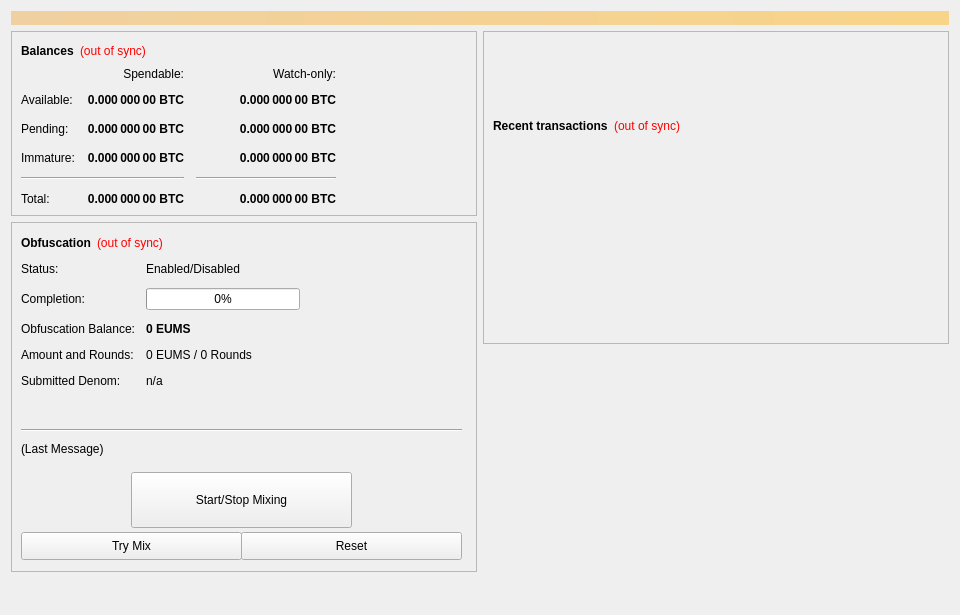
<?xml version="1.0" encoding="UTF-8"?>
<ui version="4.0">
 <class>OverviewPage</class>
 <widget class="QWidget" name="OverviewPage">
  <property name="geometry">
   <rect>
    <x>0</x>
    <y>0</y>
    <width>960</width>
    <height>615</height>
   </rect>
  </property>
  <property name="minimumSize">
   <size>
    <width>960</width>
    <height>0</height>
   </size>
  </property>
  <property name="windowTitle">
   <string>Form</string>
  </property>
  <layout class="QVBoxLayout" name="topLayout">
   <item>
    <widget class="QLabel" name="labelAlerts">
     <property name="visible">
      <bool>false</bool>
     </property>
     <property name="styleSheet">
      <string notr="true">background-color: qlineargradient(x1: 0, y1: 0, x2: 1, y2: 0, stop:0 #F0D0A0, stop:1 #F8D488); color:#000000;</string>
     </property>
     <property name="wordWrap">
      <bool>true</bool>
     </property>
     <property name="margin">
      <number>3</number>
     </property>
    </widget>
   </item>
   <item>
    <layout class="QHBoxLayout" name="horizontalLayout" stretch="1,1">
     <item>
      <layout class="QVBoxLayout" name="verticalLayout_2">
       <item>
        <widget class="QFrame" name="frame">
         <property name="frameShape">
          <enum>QFrame::StyledPanel</enum>
         </property>
         <property name="frameShadow">
          <enum>QFrame::Raised</enum>
         </property>
         <layout class="QVBoxLayout" name="verticalLayout_4">
          <item>
           <layout class="QHBoxLayout" name="horizontalLayout_4">
            <item>
             <widget class="QLabel" name="label_5">
              <property name="font">
               <font>
                <weight>75</weight>
                <bold>true</bold>
               </font>
              </property>
              <property name="text">
               <string>Balances</string>
              </property>
             </widget>
            </item>
            <item>
             <widget class="QLabel" name="labelWalletStatus">
              <property name="cursor">
               <cursorShape>WhatsThisCursor</cursorShape>
              </property>
              <property name="toolTip">
               <string>The displayed information may be out of date. Your wallet automatically synchronizes with the eums network after a connection is established, but this process has not completed yet.</string>
              </property>
              <property name="styleSheet">
               <string notr="true">QLabel { color: red; }</string>
              </property>
              <property name="text">
               <string notr="true">(out of sync)</string>
              </property>
              <property name="alignment">
               <set>Qt::AlignLeading|Qt::AlignLeft|Qt::AlignVCenter</set>
              </property>
             </widget>
            </item>
            <item>
             <spacer name="horizontalSpacer_3">
              <property name="orientation">
               <enum>Qt::Horizontal</enum>
              </property>
              <property name="sizeHint" stdset="0">
               <size>
                <width>40</width>
                <height>20</height>
               </size>
              </property>
             </spacer>
            </item>
           </layout>
          </item>
          <item>
           <layout class="QGridLayout" name="gridLayout">
            <property name="spacing">
             <number>12</number>
            </property>
            <item row="2" column="2">
             <widget class="QLabel" name="labelWatchPending">
              <property name="font">
               <font>
                <weight>75</weight>
                <bold>true</bold>
               </font>
              </property>
              <property name="cursor">
               <cursorShape>IBeamCursor</cursorShape>
              </property>
              <property name="toolTip">
               <string>Unconfirmed transactions to watch-only addresses</string>
              </property>
              <property name="text">
               <string notr="true">0.000 000 00 BTC</string>
              </property>
              <property name="alignment">
               <set>Qt::AlignRight|Qt::AlignTrailing|Qt::AlignVCenter</set>
              </property>
              <property name="textInteractionFlags">
               <set>Qt::LinksAccessibleByMouse|Qt::TextSelectableByKeyboard|Qt::TextSelectableByMouse</set>
              </property>
             </widget>
            </item>
            <item row="2" column="1">
             <widget class="QLabel" name="labelUnconfirmed">
              <property name="font">
               <font>
                <weight>75</weight>
                <bold>true</bold>
               </font>
              </property>
              <property name="cursor">
               <cursorShape>IBeamCursor</cursorShape>
              </property>
              <property name="toolTip">
               <string>Total of transactions that have yet to be confirmed, and do not yet count toward the spendable balance</string>
              </property>
              <property name="text">
               <string notr="true">0.000 000 00 BTC</string>
              </property>
              <property name="alignment">
               <set>Qt::AlignRight|Qt::AlignTrailing|Qt::AlignVCenter</set>
              </property>
              <property name="textInteractionFlags">
               <set>Qt::LinksAccessibleByMouse|Qt::TextSelectableByKeyboard|Qt::TextSelectableByMouse</set>
              </property>
             </widget>
            </item>
            <item row="3" column="2">
             <widget class="QLabel" name="labelWatchImmature">
              <property name="font">
               <font>
                <weight>75</weight>
                <bold>true</bold>
               </font>
              </property>
              <property name="cursor">
               <cursorShape>IBeamCursor</cursorShape>
              </property>
              <property name="toolTip">
               <string>Staked or masternode rewards in watch-only addresses that has not yet matured</string>
              </property>
              <property name="text">
               <string notr="true">0.000 000 00 BTC</string>
              </property>
              <property name="alignment">
               <set>Qt::AlignRight|Qt::AlignTrailing|Qt::AlignVCenter</set>
              </property>
              <property name="textInteractionFlags">
               <set>Qt::LinksAccessibleByMouse|Qt::TextSelectableByKeyboard|Qt::TextSelectableByMouse</set>
              </property>
             </widget>
            </item>
            <item row="4" column="0" colspan="2">
             <widget class="Line" name="lineSpendableBalance">
              <property name="orientation">
               <enum>Qt::Horizontal</enum>
              </property>
             </widget>
            </item>
            <item row="4" column="2">
             <widget class="Line" name="lineWatchBalance">
              <property name="sizePolicy">
               <sizepolicy hsizetype="Preferred" vsizetype="Fixed">
                <horstretch>0</horstretch>
                <verstretch>0</verstretch>
               </sizepolicy>
              </property>
              <property name="minimumSize">
               <size>
                <width>140</width>
                <height>0</height>
               </size>
              </property>
              <property name="orientation">
               <enum>Qt::Horizontal</enum>
              </property>
             </widget>
            </item>
            <item row="5" column="0">
             <widget class="QLabel" name="labelTotalText">
              <property name="text">
               <string>Total:</string>
              </property>
             </widget>
            </item>
            <item row="3" column="1">
             <widget class="QLabel" name="labelImmature">
              <property name="font">
               <font>
                <weight>75</weight>
                <bold>true</bold>
               </font>
              </property>
              <property name="cursor">
               <cursorShape>IBeamCursor</cursorShape>
              </property>
              <property name="toolTip">
               <string>Staked or masternode rewards that has not yet matured</string>
              </property>
              <property name="text">
               <string notr="true">0.000 000 00 BTC</string>
              </property>
              <property name="alignment">
               <set>Qt::AlignRight|Qt::AlignTrailing|Qt::AlignVCenter</set>
              </property>
              <property name="textInteractionFlags">
               <set>Qt::LinksAccessibleByMouse|Qt::TextSelectableByKeyboard|Qt::TextSelectableByMouse</set>
              </property>
             </widget>
            </item>
            <item row="2" column="3">
             <spacer name="horizontalSpacer_2">
              <property name="orientation">
               <enum>Qt::Horizontal</enum>
              </property>
              <property name="sizeHint" stdset="0">
               <size>
                <width>40</width>
                <height>20</height>
               </size>
              </property>
             </spacer>
            </item>
            <item row="3" column="0">
             <widget class="QLabel" name="labelImmatureText">
              <property name="text">
               <string>Immature:</string>
              </property>
             </widget>
            </item>
            <item row="5" column="1">
             <widget class="QLabel" name="labelTotal">
              <property name="font">
               <font>
                <weight>75</weight>
                <bold>true</bold>
               </font>
              </property>
              <property name="cursor">
               <cursorShape>IBeamCursor</cursorShape>
              </property>
              <property name="toolTip">
               <string>Your current total balance</string>
              </property>
              <property name="text">
               <string notr="true">0.000 000 00 BTC</string>
              </property>
              <property name="alignment">
               <set>Qt::AlignRight|Qt::AlignTrailing|Qt::AlignVCenter</set>
              </property>
              <property name="textInteractionFlags">
               <set>Qt::LinksAccessibleByMouse|Qt::TextSelectableByKeyboard|Qt::TextSelectableByMouse</set>
              </property>
             </widget>
            </item>
            <item row="5" column="2">
             <widget class="QLabel" name="labelWatchTotal">
              <property name="font">
               <font>
                <weight>75</weight>
                <bold>true</bold>
               </font>
              </property>
              <property name="cursor">
               <cursorShape>IBeamCursor</cursorShape>
              </property>
              <property name="toolTip">
               <string>Current total balance in watch-only addresses</string>
              </property>
              <property name="text">
               <string notr="true">0.000 000 00 BTC</string>
              </property>
              <property name="alignment">
               <set>Qt::AlignRight|Qt::AlignTrailing|Qt::AlignVCenter</set>
              </property>
              <property name="textInteractionFlags">
               <set>Qt::LinksAccessibleByMouse|Qt::TextSelectableByKeyboard|Qt::TextSelectableByMouse</set>
              </property>
             </widget>
            </item>
            <item row="0" column="2">
             <widget class="QLabel" name="labelWatchonly">
              <property name="text">
               <string>Watch-only:</string>
              </property>
              <property name="alignment">
               <set>Qt::AlignRight|Qt::AlignTrailing|Qt::AlignVCenter</set>
              </property>
             </widget>
            </item>
            <item row="1" column="0">
             <widget class="QLabel" name="labelBalanceText">
              <property name="text">
               <string>Available:</string>
              </property>
             </widget>
            </item>
            <item row="1" column="1">
             <widget class="QLabel" name="labelBalance">
              <property name="font">
               <font>
                <weight>75</weight>
                <bold>true</bold>
               </font>
              </property>
              <property name="cursor">
               <cursorShape>IBeamCursor</cursorShape>
              </property>
              <property name="toolTip">
               <string>Your current spendable balance</string>
              </property>
              <property name="text">
               <string notr="true">0.000 000 00 BTC</string>
              </property>
              <property name="alignment">
               <set>Qt::AlignRight|Qt::AlignTrailing|Qt::AlignVCenter</set>
              </property>
              <property name="textInteractionFlags">
               <set>Qt::LinksAccessibleByMouse|Qt::TextSelectableByKeyboard|Qt::TextSelectableByMouse</set>
              </property>
             </widget>
            </item>
            <item row="1" column="2">
             <widget class="QLabel" name="labelWatchAvailable">
              <property name="font">
               <font>
                <weight>75</weight>
                <bold>true</bold>
               </font>
              </property>
              <property name="cursor">
               <cursorShape>IBeamCursor</cursorShape>
              </property>
              <property name="toolTip">
               <string>Your current balance in watch-only addresses</string>
              </property>
              <property name="text">
               <string notr="true">0.000 000 00 BTC</string>
              </property>
              <property name="alignment">
               <set>Qt::AlignRight|Qt::AlignTrailing|Qt::AlignVCenter</set>
              </property>
              <property name="textInteractionFlags">
               <set>Qt::LinksAccessibleByMouse|Qt::TextSelectableByKeyboard|Qt::TextSelectableByMouse</set>
              </property>
             </widget>
            </item>
            <item row="2" column="0">
             <widget class="QLabel" name="labelPendingText">
              <property name="text">
               <string>Pending:</string>
              </property>
             </widget>
            </item>
            <item row="0" column="1">
             <widget class="QLabel" name="labelSpendable">
              <property name="text">
               <string>Spendable:</string>
              </property>
              <property name="alignment">
               <set>Qt::AlignRight|Qt::AlignTrailing|Qt::AlignVCenter</set>
              </property>
             </widget>
            </item>
           </layout>
          </item>
         </layout>
        </widget>
       </item>
       <item>
        <widget class="QFrame" name="frameObfuscation">
         <property name="minimumSize">
          <size>
           <width>0</width>
           <height>350</height>
          </size>
         </property>
         <property name="layoutDirection">
          <enum>Qt::LeftToRight</enum>
         </property>
         <property name="frameShape">
          <enum>QFrame::StyledPanel</enum>
         </property>
         <property name="frameShadow">
          <enum>QFrame::Raised</enum>
         </property>
         <widget class="QWidget" name="formLayoutWidget">
          <property name="geometry">
           <rect>
            <x>10</x>
            <y>40</y>
            <width>451</width>
            <height>161</height>
           </rect>
          </property>
          <layout class="QFormLayout" name="formLayout">
           <property name="fieldGrowthPolicy">
            <enum>QFormLayout::AllNonFixedFieldsGrow</enum>
           </property>
           <property name="horizontalSpacing">
            <number>11</number>
           </property>
           <property name="verticalSpacing">
            <number>12</number>
           </property>
           <item row="0" column="0">
            <widget class="QLabel" name="label_6">
             <property name="text">
              <string>Status:</string>
             </property>
            </widget>
           </item>
           <item row="1" column="0">
            <widget class="QLabel" name="label_7">
             <property name="text">
              <string>Completion:</string>
             </property>
            </widget>
           </item>
           <item row="1" column="1">
            <widget class="QProgressBar" name="obfuscationProgress">
             <property name="maximumSize">
              <size>
               <width>154</width>
               <height>16777215</height>
              </size>
             </property>
             <property name="value">
              <number>0</number>
             </property>
            </widget>
           </item>
           <item row="2" column="0">
            <widget class="QLabel" name="labelAnonymizedText">
             <property name="text">
              <string>Obfuscation Balance:</string>
             </property>
            </widget>
           </item>
           <item row="2" column="1">
            <widget class="QLabel" name="labelAnonymized">
             <property name="font">
              <font>
               <weight>75</weight>
               <bold>true</bold>
              </font>
             </property>
             <property name="text">
              <string notr="true">0 EUMS</string>
             </property>
            </widget>
           </item>
           <item row="3" column="0">
            <widget class="QLabel" name="label_8">
             <property name="text">
              <string>Amount and Rounds:</string>
             </property>
            </widget>
           </item>
           <item row="3" column="1">
            <widget class="QLabel" name="labelAmountRounds">
             <property name="text">
              <string>0 EUMS / 0 Rounds</string>
             </property>
            </widget>
           </item>
           <item row="4" column="0">
            <widget class="QLabel" name="label_9">
             <property name="text">
              <string>Submitted Denom:</string>
             </property>
            </widget>
           </item>
           <item row="4" column="1">
            <widget class="QLabel" name="labelSubmittedDenom">
             <property name="toolTip">
              <string>The denominations you submitted to the Masternode.&lt;br&gt;To mix, other users must submit the exact same denominations.</string>
             </property>
             <property name="text">
              <string>n/a</string>
             </property>
            </widget>
           </item>
           <item row="0" column="1">
            <widget class="QLabel" name="obfuscationEnabled">
             <property name="text">
              <string>Enabled/Disabled</string>
             </property>
            </widget>
           </item>
          </layout>
         </widget>
         <widget class="QPushButton" name="runAutoDenom">
          <property name="geometry">
           <rect>
            <x>251</x>
            <y>17</y>
            <width>1</width>
            <height>1</height>
           </rect>
          </property>
          <property name="palette">
           <palette>
            <active>
             <colorrole role="WindowText">
              <brush brushstyle="SolidPattern">
               <color alpha="255">
                <red>0</red>
                <green>0</green>
                <blue>0</blue>
               </color>
              </brush>
             </colorrole>
             <colorrole role="Button">
              <brush brushstyle="SolidPattern">
               <color alpha="255">
                <red>239</red>
                <green>238</green>
                <blue>238</blue>
               </color>
              </brush>
             </colorrole>
             <colorrole role="Light">
              <brush brushstyle="SolidPattern">
               <color alpha="255">
                <red>255</red>
                <green>255</green>
                <blue>255</blue>
               </color>
              </brush>
             </colorrole>
             <colorrole role="Midlight">
              <brush brushstyle="SolidPattern">
               <color alpha="255">
                <red>247</red>
                <green>246</green>
                <blue>246</blue>
               </color>
              </brush>
             </colorrole>
             <colorrole role="Dark">
              <brush brushstyle="SolidPattern">
               <color alpha="255">
                <red>119</red>
                <green>119</green>
                <blue>119</blue>
               </color>
              </brush>
             </colorrole>
             <colorrole role="Mid">
              <brush brushstyle="SolidPattern">
               <color alpha="255">
                <red>159</red>
                <green>159</green>
                <blue>159</blue>
               </color>
              </brush>
             </colorrole>
             <colorrole role="Text">
              <brush brushstyle="SolidPattern">
               <color alpha="255">
                <red>0</red>
                <green>0</green>
                <blue>0</blue>
               </color>
              </brush>
             </colorrole>
             <colorrole role="BrightText">
              <brush brushstyle="SolidPattern">
               <color alpha="255">
                <red>255</red>
                <green>255</green>
                <blue>255</blue>
               </color>
              </brush>
             </colorrole>
             <colorrole role="ButtonText">
              <brush brushstyle="SolidPattern">
               <color alpha="255">
                <red>0</red>
                <green>0</green>
                <blue>0</blue>
               </color>
              </brush>
             </colorrole>
             <colorrole role="Base">
              <brush brushstyle="SolidPattern">
               <color alpha="255">
                <red>255</red>
                <green>255</green>
                <blue>255</blue>
               </color>
              </brush>
             </colorrole>
             <colorrole role="Window">
              <brush brushstyle="SolidPattern">
               <color alpha="255">
                <red>239</red>
                <green>238</green>
                <blue>238</blue>
               </color>
              </brush>
             </colorrole>
             <colorrole role="Shadow">
              <brush brushstyle="SolidPattern">
               <color alpha="255">
                <red>0</red>
                <green>0</green>
                <blue>0</blue>
               </color>
              </brush>
             </colorrole>
             <colorrole role="AlternateBase">
              <brush brushstyle="SolidPattern">
               <color alpha="255">
                <red>247</red>
                <green>246</green>
                <blue>246</blue>
               </color>
              </brush>
             </colorrole>
             <colorrole role="ToolTipBase">
              <brush brushstyle="SolidPattern">
               <color alpha="255">
                <red>255</red>
                <green>255</green>
                <blue>220</blue>
               </color>
              </brush>
             </colorrole>
             <colorrole role="ToolTipText">
              <brush brushstyle="SolidPattern">
               <color alpha="255">
                <red>0</red>
                <green>0</green>
                <blue>0</blue>
               </color>
              </brush>
             </colorrole>
            </active>
            <inactive>
             <colorrole role="WindowText">
              <brush brushstyle="SolidPattern">
               <color alpha="255">
                <red>0</red>
                <green>0</green>
                <blue>0</blue>
               </color>
              </brush>
             </colorrole>
             <colorrole role="Button">
              <brush brushstyle="SolidPattern">
               <color alpha="255">
                <red>239</red>
                <green>238</green>
                <blue>238</blue>
               </color>
              </brush>
             </colorrole>
             <colorrole role="Light">
              <brush brushstyle="SolidPattern">
               <color alpha="255">
                <red>255</red>
                <green>255</green>
                <blue>255</blue>
               </color>
              </brush>
             </colorrole>
             <colorrole role="Midlight">
              <brush brushstyle="SolidPattern">
               <color alpha="255">
                <red>247</red>
                <green>246</green>
                <blue>246</blue>
               </color>
              </brush>
             </colorrole>
             <colorrole role="Dark">
              <brush brushstyle="SolidPattern">
               <color alpha="255">
                <red>119</red>
                <green>119</green>
                <blue>119</blue>
               </color>
              </brush>
             </colorrole>
             <colorrole role="Mid">
              <brush brushstyle="SolidPattern">
               <color alpha="255">
                <red>159</red>
                <green>159</green>
                <blue>159</blue>
               </color>
              </brush>
             </colorrole>
             <colorrole role="Text">
              <brush brushstyle="SolidPattern">
               <color alpha="255">
                <red>0</red>
                <green>0</green>
                <blue>0</blue>
               </color>
              </brush>
             </colorrole>
             <colorrole role="BrightText">
              <brush brushstyle="SolidPattern">
               <color alpha="255">
                <red>255</red>
                <green>255</green>
                <blue>255</blue>
               </color>
              </brush>
             </colorrole>
             <colorrole role="ButtonText">
              <brush brushstyle="SolidPattern">
               <color alpha="255">
                <red>0</red>
                <green>0</green>
                <blue>0</blue>
               </color>
              </brush>
             </colorrole>
             <colorrole role="Base">
              <brush brushstyle="SolidPattern">
               <color alpha="255">
                <red>255</red>
                <green>255</green>
                <blue>255</blue>
               </color>
              </brush>
             </colorrole>
             <colorrole role="Window">
              <brush brushstyle="SolidPattern">
               <color alpha="255">
                <red>239</red>
                <green>238</green>
                <blue>238</blue>
               </color>
              </brush>
             </colorrole>
             <colorrole role="Shadow">
              <brush brushstyle="SolidPattern">
               <color alpha="255">
                <red>0</red>
                <green>0</green>
                <blue>0</blue>
               </color>
              </brush>
             </colorrole>
             <colorrole role="AlternateBase">
              <brush brushstyle="SolidPattern">
               <color alpha="255">
                <red>247</red>
                <green>246</green>
                <blue>246</blue>
               </color>
              </brush>
             </colorrole>
             <colorrole role="ToolTipBase">
              <brush brushstyle="SolidPattern">
               <color alpha="255">
                <red>255</red>
                <green>255</green>
                <blue>220</blue>
               </color>
              </brush>
             </colorrole>
             <colorrole role="ToolTipText">
              <brush brushstyle="SolidPattern">
               <color alpha="255">
                <red>0</red>
                <green>0</green>
                <blue>0</blue>
               </color>
              </brush>
             </colorrole>
            </inactive>
            <disabled>
             <colorrole role="WindowText">
              <brush brushstyle="SolidPattern">
               <color alpha="255">
                <red>119</red>
                <green>119</green>
                <blue>119</blue>
               </color>
              </brush>
             </colorrole>
             <colorrole role="Button">
              <brush brushstyle="SolidPattern">
               <color alpha="255">
                <red>239</red>
                <green>238</green>
                <blue>238</blue>
               </color>
              </brush>
             </colorrole>
             <colorrole role="Light">
              <brush brushstyle="SolidPattern">
               <color alpha="255">
                <red>255</red>
                <green>255</green>
                <blue>255</blue>
               </color>
              </brush>
             </colorrole>
             <colorrole role="Midlight">
              <brush brushstyle="SolidPattern">
               <color alpha="255">
                <red>247</red>
                <green>246</green>
                <blue>246</blue>
               </color>
              </brush>
             </colorrole>
             <colorrole role="Dark">
              <brush brushstyle="SolidPattern">
               <color alpha="255">
                <red>119</red>
                <green>119</green>
                <blue>119</blue>
               </color>
              </brush>
             </colorrole>
             <colorrole role="Mid">
              <brush brushstyle="SolidPattern">
               <color alpha="255">
                <red>159</red>
                <green>159</green>
                <blue>159</blue>
               </color>
              </brush>
             </colorrole>
             <colorrole role="Text">
              <brush brushstyle="SolidPattern">
               <color alpha="255">
                <red>119</red>
                <green>119</green>
                <blue>119</blue>
               </color>
              </brush>
             </colorrole>
             <colorrole role="BrightText">
              <brush brushstyle="SolidPattern">
               <color alpha="255">
                <red>255</red>
                <green>255</green>
                <blue>255</blue>
               </color>
              </brush>
             </colorrole>
             <colorrole role="ButtonText">
              <brush brushstyle="SolidPattern">
               <color alpha="255">
                <red>119</red>
                <green>119</green>
                <blue>119</blue>
               </color>
              </brush>
             </colorrole>
             <colorrole role="Base">
              <brush brushstyle="SolidPattern">
               <color alpha="255">
                <red>239</red>
                <green>238</green>
                <blue>238</blue>
               </color>
              </brush>
             </colorrole>
             <colorrole role="Window">
              <brush brushstyle="SolidPattern">
               <color alpha="255">
                <red>239</red>
                <green>238</green>
                <blue>238</blue>
               </color>
              </brush>
             </colorrole>
             <colorrole role="Shadow">
              <brush brushstyle="SolidPattern">
               <color alpha="255">
                <red>0</red>
                <green>0</green>
                <blue>0</blue>
               </color>
              </brush>
             </colorrole>
             <colorrole role="AlternateBase">
              <brush brushstyle="SolidPattern">
               <color alpha="255">
                <red>239</red>
                <green>238</green>
                <blue>238</blue>
               </color>
              </brush>
             </colorrole>
             <colorrole role="ToolTipBase">
              <brush brushstyle="SolidPattern">
               <color alpha="255">
                <red>255</red>
                <green>255</green>
                <blue>220</blue>
               </color>
              </brush>
             </colorrole>
             <colorrole role="ToolTipText">
              <brush brushstyle="SolidPattern">
               <color alpha="255">
                <red>0</red>
                <green>0</green>
                <blue>0</blue>
               </color>
              </brush>
             </colorrole>
            </disabled>
           </palette>
          </property>
          <property name="focusPolicy">
           <enum>Qt::NoFocus</enum>
          </property>
          <property name="autoFillBackground">
           <bool>true</bool>
          </property>
          <property name="text">
           <string/>
          </property>
          <property name="flat">
           <bool>true</bool>
          </property>
         </widget>
         <widget class="QPushButton" name="toggleObfuscation">
          <property name="geometry">
           <rect>
            <x>120</x>
            <y>250</y>
            <width>221</width>
            <height>56</height>
           </rect>
          </property>
          <property name="sizePolicy">
           <sizepolicy hsizetype="MinimumExpanding" vsizetype="Fixed">
            <horstretch>0</horstretch>
            <verstretch>0</verstretch>
           </sizepolicy>
          </property>
          <property name="text">
           <string>Start/Stop Mixing</string>
          </property>
         </widget>
         <widget class="Line" name="lineLastMessage">
          <property name="geometry">
           <rect>
            <x>10</x>
            <y>200</y>
            <width>441</width>
            <height>16</height>
           </rect>
          </property>
          <property name="orientation">
           <enum>Qt::Horizontal</enum>
          </property>
         </widget>
         <widget class="QLabel" name="obfuscationStatus">
          <property name="geometry">
           <rect>
            <x>10</x>
            <y>220</y>
            <width>451</width>
            <height>61</height>
           </rect>
          </property>
          <property name="minimumSize">
           <size>
            <width>288</width>
            <height>43</height>
           </size>
          </property>
          <property name="text">
           <string>(Last Message)</string>
          </property>
          <property name="alignment">
           <set>Qt::AlignLeading|Qt::AlignLeft|Qt::AlignTop</set>
          </property>
          <property name="wordWrap">
           <bool>true</bool>
          </property>
         </widget>
         <widget class="QPushButton" name="obfuscationAuto">
          <property name="geometry">
           <rect>
            <x>10</x>
            <y>310</y>
            <width>221</width>
            <height>28</height>
           </rect>
          </property>
          <property name="sizePolicy">
           <sizepolicy hsizetype="MinimumExpanding" vsizetype="Fixed">
            <horstretch>0</horstretch>
            <verstretch>0</verstretch>
           </sizepolicy>
          </property>
          <property name="toolTip">
           <string>Try to manually submit a Obfuscation request.</string>
          </property>
          <property name="text">
           <string>Try Mix</string>
          </property>
         </widget>
         <widget class="QPushButton" name="obfuscationReset">
          <property name="geometry">
           <rect>
            <x>230</x>
            <y>310</y>
            <width>221</width>
            <height>28</height>
           </rect>
          </property>
          <property name="sizePolicy">
           <sizepolicy hsizetype="MinimumExpanding" vsizetype="Fixed">
            <horstretch>0</horstretch>
            <verstretch>0</verstretch>
           </sizepolicy>
          </property>
          <property name="toolTip">
           <string>Reset the current status of Obfuscation (can interrupt Obfuscation if it's in the process of Mixing, which can cost you money!)</string>
          </property>
          <property name="autoFillBackground">
           <bool>false</bool>
          </property>
          <property name="text">
           <string>Reset</string>
          </property>
         </widget>
         <widget class="QWidget" name="layoutWidget">
          <property name="geometry">
           <rect>
            <x>10</x>
            <y>10</y>
            <width>431</width>
            <height>22</height>
           </rect>
          </property>
          <layout class="QHBoxLayout" name="horizontalLayout_5">
           <item>
            <widget class="QLabel" name="label_2">
             <property name="font">
              <font>
               <weight>75</weight>
               <bold>true</bold>
              </font>
             </property>
             <property name="text">
              <string>Obfuscation</string>
             </property>
            </widget>
           </item>
           <item>
            <widget class="QLabel" name="labelObfuscationSyncStatus">
             <property name="toolTip">
              <string>The displayed information may be out of date. Your wallet automatically synchronizes with the eums network after a connection is established, but this process has not completed yet.</string>
             </property>
             <property name="styleSheet">
              <string notr="true">QLabel { color: red; }</string>
             </property>
             <property name="text">
              <string notr="true">(out of sync)</string>
             </property>
             <property name="alignment">
              <set>Qt::AlignLeading|Qt::AlignLeft|Qt::AlignVCenter</set>
             </property>
            </widget>
           </item>
           <item>
            <spacer name="horizontalSpacer_4">
             <property name="orientation">
              <enum>Qt::Horizontal</enum>
             </property>
             <property name="sizeHint" stdset="0">
              <size>
               <width>40</width>
               <height>20</height>
              </size>
             </property>
            </spacer>
           </item>
          </layout>
         </widget>
        </widget>
       </item>
       <item>
        <spacer name="verticalSpacer">
         <property name="orientation">
          <enum>Qt::Vertical</enum>
         </property>
         <property name="sizeHint" stdset="0">
          <size>
           <width>20</width>
           <height>40</height>
          </size>
         </property>
        </spacer>
       </item>
      </layout>
     </item>
     <item>
      <layout class="QVBoxLayout" name="verticalLayout_3">
       <item>
        <widget class="QFrame" name="frame_2">
         <property name="frameShape">
          <enum>QFrame::StyledPanel</enum>
         </property>
         <property name="frameShadow">
          <enum>QFrame::Raised</enum>
         </property>
         <layout class="QVBoxLayout" name="verticalLayout">
          <item>
           <spacer name="verticalSpacer_3">
            <property name="orientation">
             <enum>Qt::Vertical</enum>
            </property>
            <property name="sizeType">
             <enum>QSizePolicy::Fixed</enum>
            </property>
            <property name="sizeHint" stdset="0">
             <size>
              <width>20</width>
              <height>75</height>
             </size>
            </property>
           </spacer>
          </item>
          <item>
           <layout class="QHBoxLayout" name="horizontalLayout_2">
            <item>
             <widget class="QLabel" name="label_4">
              <property name="font">
               <font>
                <weight>75</weight>
                <bold>true</bold>
               </font>
              </property>
              <property name="text">
               <string>Recent transactions</string>
              </property>
             </widget>
            </item>
            <item>
             <widget class="QLabel" name="labelTransactionsStatus">
              <property name="cursor">
               <cursorShape>WhatsThisCursor</cursorShape>
              </property>
              <property name="toolTip">
               <string>The displayed information may be out of date. Your wallet automatically synchronizes with the eums network after a connection is established, but this process has not completed yet.</string>
              </property>
              <property name="styleSheet">
               <string notr="true">QLabel { color: red; }</string>
              </property>
              <property name="text">
               <string notr="true">(out of sync)</string>
              </property>
              <property name="alignment">
               <set>Qt::AlignRight|Qt::AlignTrailing|Qt::AlignVCenter</set>
              </property>
             </widget>
            </item>
            <item>
             <spacer name="horizontalSpacer">
              <property name="orientation">
               <enum>Qt::Horizontal</enum>
              </property>
              <property name="sizeHint" stdset="0">
               <size>
                <width>40</width>
                <height>20</height>
               </size>
              </property>
             </spacer>
            </item>
           </layout>
          </item>
          <item>
           <widget class="QListView" name="listTransactions">
            <property name="styleSheet">
             <string notr="true">QListView { background: transparent; }</string>
            </property>
            <property name="frameShape">
             <enum>QFrame::NoFrame</enum>
            </property>
            <property name="verticalScrollBarPolicy">
             <enum>Qt::ScrollBarAlwaysOff</enum>
            </property>
            <property name="horizontalScrollBarPolicy">
             <enum>Qt::ScrollBarAlwaysOff</enum>
            </property>
            <property name="selectionMode">
             <enum>QAbstractItemView::NoSelection</enum>
            </property>
           </widget>
          </item>
         </layout>
        </widget>
       </item>
       <item>
        <spacer name="verticalSpacer_2">
         <property name="orientation">
          <enum>Qt::Vertical</enum>
         </property>
         <property name="sizeType">
          <enum>QSizePolicy::Expanding</enum>
         </property>
         <property name="sizeHint" stdset="0">
          <size>
           <width>20</width>
           <height>40</height>
          </size>
         </property>
        </spacer>
       </item>
      </layout>
     </item>
    </layout>
   </item>
  </layout>
 </widget>
 <resources/>
 <connections/>
</ui>
